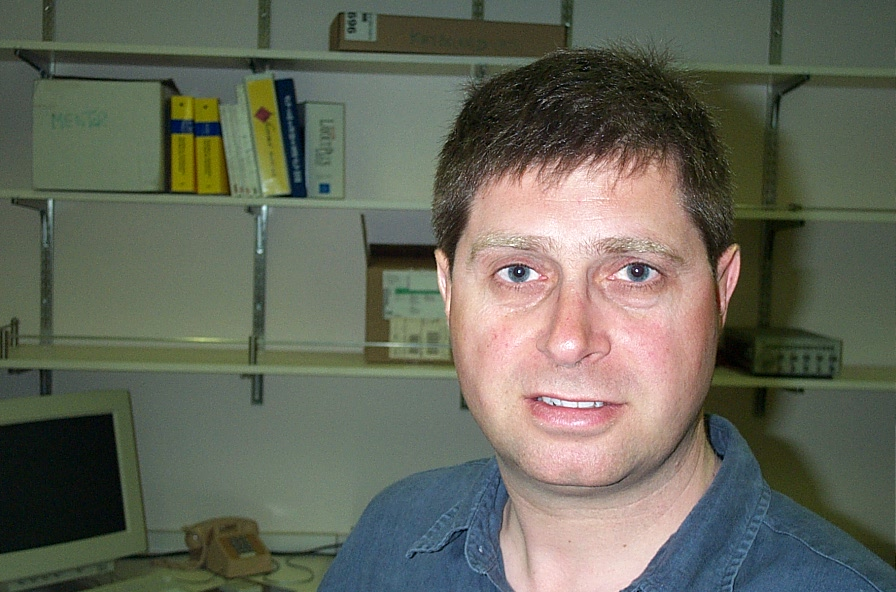
#> input picture faces_dataset/test/image_0019.jpg, 896 x 592 px, given in place of the camera
$ python eye_nose_detector.py
#> lines starting #> are read from the running program, lines starting #| are printed output that depends on the picture; after the words box and inside, x2 and y2 are one past the last pixel; in counts of white or black regions, pixels touching at a corner belong together
import cv2
import numpy as np

# Load face, eye, and nose cascade files
face_cascade = cv2.CascadeClassifier('/Users/meitong/Documents/Python-Machine-Learning-Cookbook-master/Chapter10/cascade_files/haarcascade_frontalface_alt.xml')
eye_cascade = cv2.CascadeClassifier('/Users/meitong/Documents/Python-Machine-Learning-Cookbook-master/Chapter10/cascade_files/haarcascade_eye.xml')
nose_cascade = cv2.CascadeClassifier('/Users/meitong/Documents/Python-Machine-Learning-Cookbook-master/Chapter10/cascade_files/haarcascade_mcs_nose.xml')

# Check if face cascade file has been loaded
if face_cascade.empty():
	raise IOError('Unable to load the face cascade classifier xml file')

# Check if eye cascade file has been loaded
if eye_cascade.empty():
	raise IOError('Unable to load the eye cascade classifier xml file')

# Check if nose cascade file has been loaded
if nose_cascade.empty():
    raise IOError('Unable to load the nose cascade classifier xml file')

# Initialize video capture object and define scaling factor
cap = cv2.VideoCapture(0)
scaling_factor = 0.5

while True:
    # Read current frame, resize it, and convert it to grayscale
    ret, frame = cap.read()
#> frame is the input picture: shape (592, 896, 3); mean B, G, R 90.5, 103.5, 101.6
    frame = cv2.resize(frame, None, fx=scaling_factor, fy=scaling_factor,
            interpolation=cv2.INTER_AREA)
#> frame: shape (296, 448, 3)
    gray = cv2.cvtColor(frame, cv2.COLOR_BGR2GRAY)
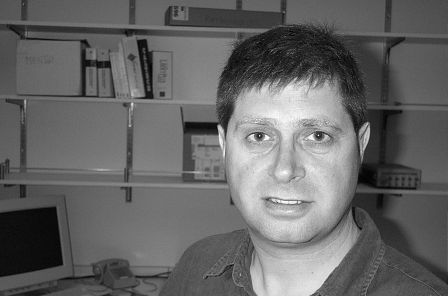
#> gray: shape (296, 448); min 2, max 253, mean 101.6

    # Run face detector on the grayscale image
    faces = face_cascade.detectMultiScale(gray, 1.3, 5)
#> faces = [[203, 70, 170, 170]]

    # Run eye and nose detectors within each face rectangle
    for (x,y,w,h) in faces:
        # Grab the current ROI in both color and grayscale images
        roi_gray = gray[y:y+h, x:x+w]
        roi_color = frame[y:y+h, x:x+w]

        # Run eye detector in the grayscale ROI
        eye_rects = eye_cascade.detectMultiScale(roi_gray)

        # Run nose detector in the grayscale ROI
        nose_rects = nose_cascade.detectMultiScale(roi_gray, 1.3, 5)

        # Draw green circles around the eyes
        for (x_eye, y_eye, w_eye, h_eye) in eye_rects:
            center = (int(x_eye + 0.5*w_eye), int(y_eye + 0.5*h_eye))
            radius = int(0.3 * (w_eye + h_eye))
            color = (0, 255, 0)
            thickness = 3
            cv2.circle(roi_color, center, radius, color, thickness)

        for (x_nose, y_nose, w_nose, h_nose) in nose_rects:
            cv2.rectangle(roi_color, (x_nose, y_nose), (x_nose+w_nose,
                y_nose+h_nose), (0,255,0), 3)
            break
#> this loop made 1 pass
#> (x, y, w, h, eye_rects, nose_rects) on pass 1: (203, 70, 170, 170, [[97, 47, 37, 37], [37, 49, 36, 36]], [[60, 87, 41, 34]])
#> pass 1, `roi_gray = gray[y:y+h, x:x+w]`:
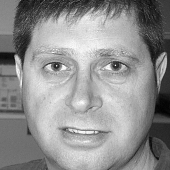
#> roi_gray: shape (170, 170); min 2, max 253, mean 143.6
#> pass 1, `roi_color = frame[y:y+h, x:x+w]`:
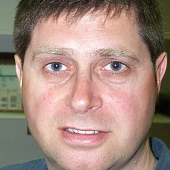
#> roi_color: shape (170, 170, 3); mean B, G, R 126.6, 137.1, 162.9
#> after the loop:
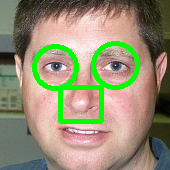
#> roi_color: shape (170, 170, 3); 7.11% of pixels changed, all inside (x1, y1, x2, y2) = (32, 41, 140, 124)

    # Display the image
    cv2.imshow('Eye and nose detector', frame)
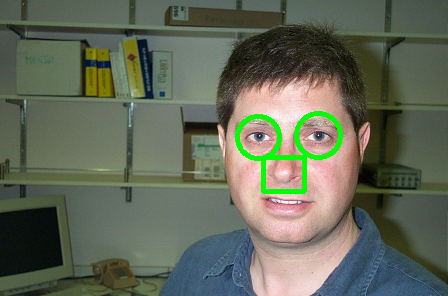
#> window 'Eye and nose detector': shape (296, 448, 3); mean B, G, R 88, 104.9, 98.4

    # Check if Esc key has been pressed
    c = cv2.waitKey(1)
#> (key Esc is pressed here)
    if c == 27:
        break

# Release video capture object and close all windows
cap.release()
cv2.destroyAllWindows()

$ run again, on faces_dataset/test/image_0020.jpg
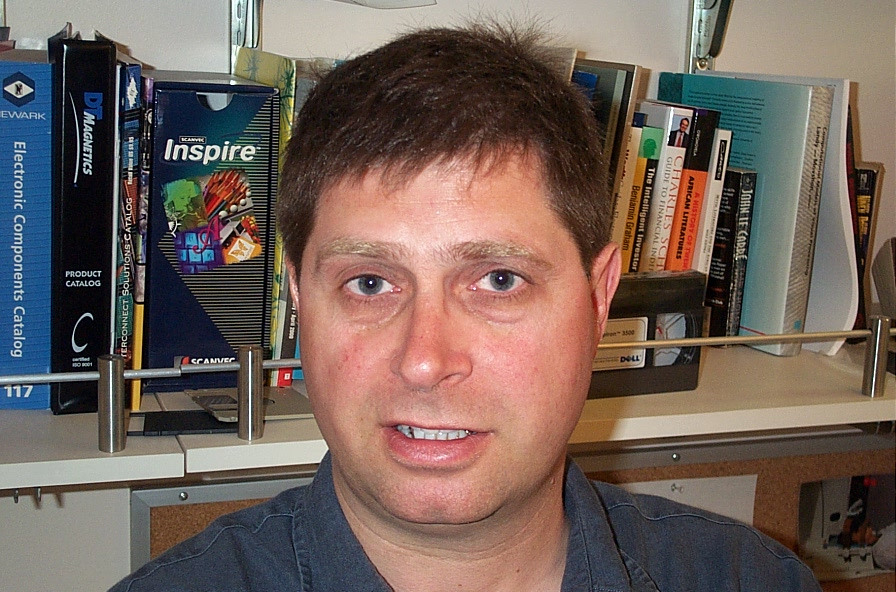
#> input picture faces_dataset/test/image_0020.jpg, 896 x 592 px, given in place of the camera
#> frame is the input picture: shape (592, 896, 3); mean B, G, R 90.4, 98, 114.4
#> frame: shape (296, 448, 3)
#> faces = [[131, 74, 174, 174]]
#> the loop `for (x,y,w,h) in faces:` made 1 pass
#> (x, y, w, h, eye_rects, nose_rects) on pass 1: (131, 74, 174, 174, [[32, 47, 41, 41], [95, 44, 44, 44]], [[58, 93, 41, 34]])
#> after the loop `for (x,y,w,h) in faces:`:
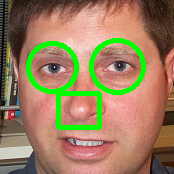
#> roi_color: shape (174, 174, 3); mean B, G, R 93.8, 127.3, 154.2
#> `cv2.imshow('Eye and nose detector', frame)`:
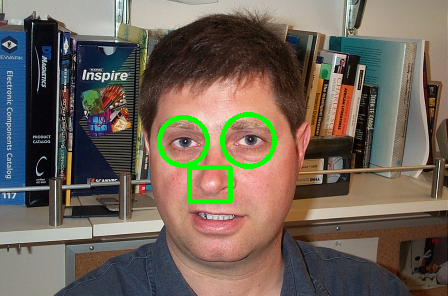
#> window 'Eye and nose detector': shape (296, 448, 3); mean B, G, R 88.3, 100, 110.9

$ run again, on faces_dataset/test/image_0021.jpg
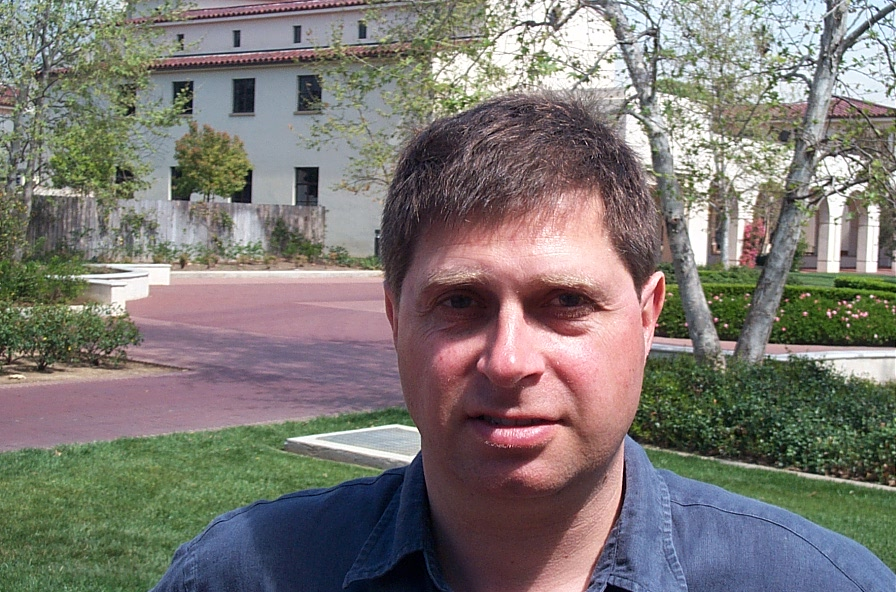
#> input picture faces_dataset/test/image_0021.jpg, 896 x 592 px, given in place of the camera
#> frame is the input picture: shape (592, 896, 3); mean B, G, R 115.2, 119.9, 124.6
#> frame: shape (296, 448, 3)
#> faces = [[187, 100, 141, 141]]
#> the loop `for (x,y,w,h) in faces:` made 1 pass
#> (x, y, w, h, nose_rects) on pass 1: (187, 100, 141, 141, [[43, 65, 47, 39]])
#> after the loop `for (x,y,w,h) in faces:`:
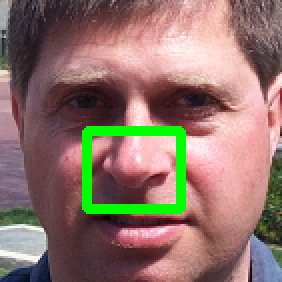
#> roi_color: shape (141, 141, 3) (shown 2 times larger); mean B, G, R 106.8, 116, 142.7
#> `cv2.imshow('Eye and nose detector', frame)`:
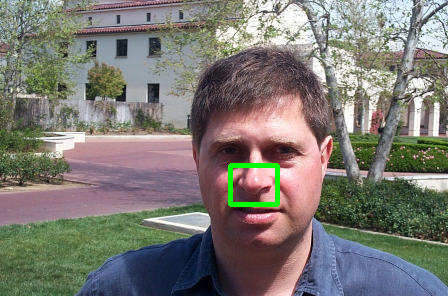
#> window 'Eye and nose detector': shape (296, 448, 3); mean B, G, R 114.5, 120.9, 123.6

$ run again, on faces_dataset/test/image_0039.jpg
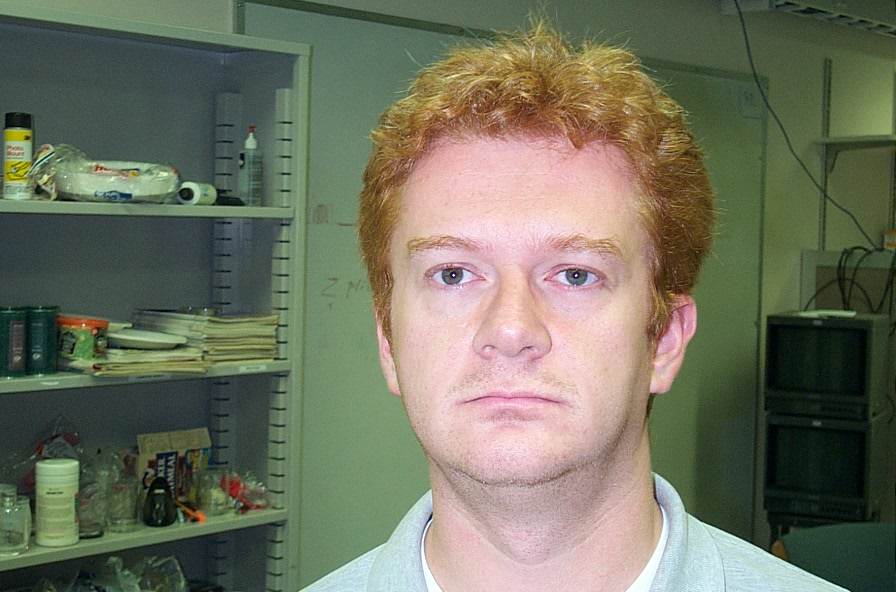
#> input picture faces_dataset/test/image_0039.jpg, 896 x 592 px, given in place of the camera
#> frame is the input picture: shape (592, 896, 3); mean B, G, R 96, 114.4, 112.2
#> frame: shape (296, 448, 3)
#> faces = [[175, 75, 163, 163]]
#> the loop `for (x,y,w,h) in faces:` made 1 pass
#> (x, y, w, h, eye_rects, nose_rects) on pass 1: (175, 75, 163, 163, [[31, 44, 38, 38], [90, 42, 41, 41]], [[58, 76, 42, 35]])
#> after the loop `for (x,y,w,h) in faces:`:
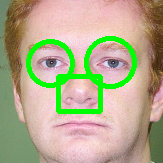
#> roi_color: shape (163, 163, 3); mean B, G, R 139.7, 171.4, 178.1
#> `cv2.imshow('Eye and nose detector', frame)`:
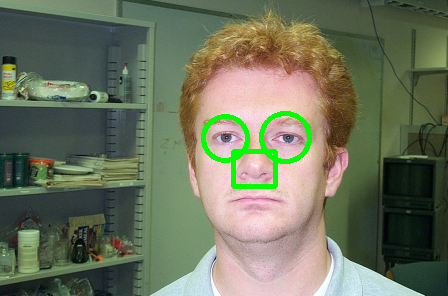
#> window 'Eye and nose detector': shape (296, 448, 3); mean B, G, R 93.2, 115.6, 108.7
